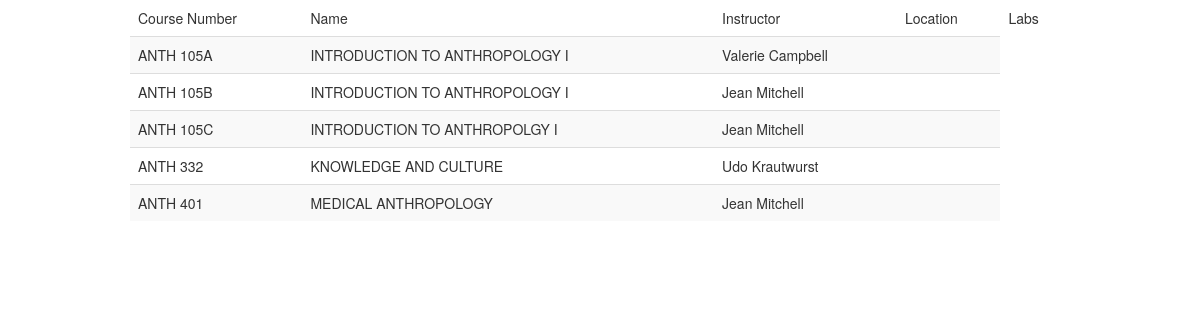
The page /course/dept/3 on the database its author committed.
### courses/models.py (models this page shows, shortened)
class Department(models.Model):
    abbr = models.CharField(max_length=10)
    name = models.CharField(max_length=70, blank=True, null=True)
    faculty = models.CharField(max_length=2, choices=FACULTIES, blank=True, null=True)

class Course(models.Model):
    department = models.ForeignKey(Department)
    number = models.CharField(max_length=10)
    name = models.CharField(max_length=100, default="No course name given", null=True)
    section = models.CharField(max_length=1,blank=True, null=True)
    semester = models.CharField(max_length=1, choices=SEMESTER)
    instructor = models.ForeignKey(Instructor, null=True, blank=True)
    location = models.ForeignKey(Location, null=True, blank=True)

class Instructor(models.Model):
    name = models.CharField(max_length=100)
    def __unicode__(self):
        return "%s" %(self.name)

### courses/views.py (the view)
# urls.py: url(r'^dept/(?P<dept>\d+)', 'dept_list', name='dept_list'),
def dept_list(request, dept):
    courses_and_labs = []
    department = get_object_or_404(Department, pk=dept)
    courses = Course.objects.filter(department=department).order_by("section").order_by("number")
    for course in courses:
        labs = Lab.objects.filter(course=course)
        courses_and_labs.append({
            "department": course.department,
            "number": course.number,
            "name": course.name,
            "section": course.section,
            "instructor": course.instructor,
            "location": course.location,
            "labs": labs,
            })
    t = loader.get_template("list_courses.html")
    c = RequestContext(request, {
            "courses": courses_and_labs,
        })
    return HttpResponse(t.render(c))

### courses/templates/list_courses.html (shortened to what this page needs)
<!DOCTYPE html>
<html>
  <head>
    <link href="{{ STATIC_URL }}css/bootstrap.min.css" rel="stylesheet" media="screen">
  </head>
  <body>
    <div class="container">
      <div class="row">
        <div class="span12">
          <table class="table table-striped">
            <thead>
              <td>Course Number</td>
              <td>Name</td>
              <td>Instructor</td>
              <td>Location</td>
              <td>Labs</td>
            </thead>
            {% for course in courses %}
              <tr>
                {% if course.section %}
                  <td>{{ course.department.abbr }} {{ course.number }}{{ course.section }}</td>
                {% else %}
                  <td>{{ course.department.abbr }} {{ course.number }}</td>
                {% endif %}
                <td>{{ course.name }}</td>
                <td>{{ course.instructor }}</td>
                <td>{{ location }}</td>
              </tr>
            {% endfor %}
          </table>
        </div>
      </div>
    </div>
  </body>
</html>

### rows shown on the page
Department: department.abbr "ANTH", number "105", section "A", name "INTRODUCTION TO ANTHROPOLOGY I", instructor "Valerie Campbell", section "B", instructor "Jean Mitchell", section "C", name "INTRODUCTION TO ANTHROPOLGY I", number "332", name "KNOWLEDGE AND CULTURE", instructor "Udo Krautwurst", number "401", name "MEDICAL ANTHROPOLOGY"
